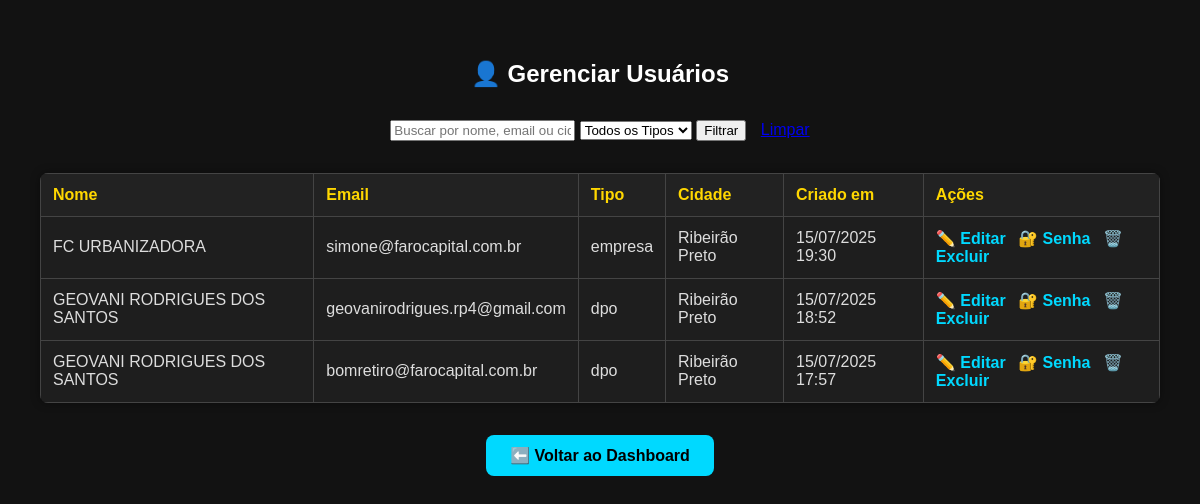
Page /admin/views/gerenciar_usuarios.php (signed in) on the committed database.
### tables this page shows
CREATE TABLE `usuarios` (
  `id` int(11) NOT NULL,
  `tipo_usuario` enum('empresa','dpo') NOT NULL,
  `email` varchar(100) NOT NULL,
  `senha` varchar(255) NOT NULL,
  `telefone` varchar(20) DEFAULT NULL,
  `razao_social` varchar(100) DEFAULT NULL,
  `nome_fantasia` varchar(100) DEFAULT NULL,
  `cnpj` varchar(20) DEFAULT NULL,
  `setor_atividade` varchar(100) DEFAULT NULL,
  `porte_empresa` varchar(50) DEFAULT NULL,
  `numero_funcionarios` int(11) DEFAULT NULL,
  `cpf` varchar(14) DEFAULT NULL,
  `nome_completo` varchar(100) DEFAULT NULL,
  `formacao_academica` varchar(100) DEFAULT NULL,
  `experiencia_anos` int(11) DEFAULT NULL,
  `certificacoes` text DEFAULT NULL,
  `cep` varchar(10) DEFAULT NULL,
  `cidade` varchar(100) DEFAULT NULL,
  `estado` varchar(2) DEFAULT NULL,
  `criado_em` timestamp NOT NULL DEFAULT current_timestamp(),
  `foto` varchar(255) DEFAULT NULL,
  `disponivel_para_contato` tinyint(1) DEFAULT 0
);

### admin/views/gerenciar_usuarios.php (the view, shortened to what this page needs)
<?php
require_once '../../config/conn.php';
$busca = $_GET['busca'] ?? '';
$sql = "SELECT * FROM usuarios WHERE 1=1";
$params = [];
$sql .= " ORDER BY criado_em DESC";
$stmt = $pdo->prepare($sql);
$stmt->execute($params);
$usuarios = $stmt->fetchAll(PDO::FETCH_ASSOC);
?>
<!DOCTYPE html>
<html lang="pt-BR">
<head>
    <link rel="stylesheet" href="../css/admin-usuarios.css">
</head>
<body>
    <h2>👤 Gerenciar Usuários</h2>
    <form method="GET" style="margin-bottom: 2rem; text-align: center;">
        <input type="text" name="busca" placeholder="Buscar por nome, email ou cidade" value="<?= htmlspecialchars($busca) ?>">
        <select name="tipo">
            <option value="">Todos os Tipos</option>
        </select>
        <button type="submit">Filtrar</button>
        <a href="gerenciar_usuarios.php" style="margin-left: 10px;">Limpar</a>
    </form>
    <table>
        <thead>
            <tr>
                <th>Nome</th>
                <th>Email</th>
                <th>Tipo</th>
                <th>Cidade</th>
                <th>Criado em</th>
                <th>Ações</th>
            </tr>
        </thead>
        <tbody>
            <?php foreach ($usuarios as $usuario): ?>
                <tr>
                    <td><?= htmlspecialchars($usuario['nome_completo'] ?? $usuario['razao_social']) ?></td>
                    <td><?= htmlspecialchars($usuario['email']) ?></td>
                    <td><?= htmlspecialchars($usuario['tipo_usuario']) ?></td>
                    <td><?= htmlspecialchars($usuario['cidade']) ?></td>
                    <td><?= date('d/m/Y H:i', strtotime($usuario['criado_em'])) ?></td>
                    <td class="acoes">
                        <a href="editar_usuario.php?id=<?= $usuario['id'] ?>">✏️ Editar</a>
                        <a href="alterar_senha_usuario.php?id=<?= $usuario['id'] ?>">🔐 Senha</a>
                        <a href="excluir_usuario.php?id=<?= $usuario['id'] ?>" onclick="return confirm('Tem certeza que deseja excluir este usuário?')">🗑️ Excluir</a>
                    </td>
                </tr>
            <?php endforeach ?>
        </tbody>
    </table>
    <div style="text-align: center; margin-top: 2rem;">
        <a href="../dashboard.php" class="btn-voltar">⬅️ Voltar ao Dashboard</a>
    </div>
</body>
</html>

### admin/css/admin-usuarios.css (style rules this page uses)
body { background: #121212; color: #fff; font-family: Arial, sans-serif; padding: 2rem; }
h2 { text-align: center; margin-bottom: 2rem; }
table { width: 100%; border-collapse: collapse; background: #1e1e1e; border-radius: 8px; overflow: hidden; box-shadow: 0 0 10px rgba(0,0,0,0.4); }
th, td { padding: 12px; border: 1px solid #444; text-align: left; }
th { background-color: #222; color: #ffd700; }
td { color: #ddd; }
.acoes a { margin-right: 8px; color: #00d9ff; text-decoration: none; font-weight: bold; }
.btn-voltar { display: inline-block; background-color: #00d9ff; color: #000; padding: 0.7rem 1.5rem; border-radius: 8px; text-decoration: none; font-weight: bold; transition: background 0.3s ease; }

### rows in the picture
usuarios: razao_social "FC URBANIZADORA", email "simone@farocapital.com.br", tipo_usuario "empresa", cidade "Ribeirão Preto", criado_em "15/07/2025 19:30"
usuarios: nome_completo "GEOVANI RODRIGUES DOS SANTOS", email "geovanirodrigues.rp4@gmail.com", tipo_usuario "dpo", cidade "Ribeirão Preto", criado_em "15/07/2025 18:52"
usuarios: nome_completo "GEOVANI RODRIGUES DOS SANTOS", email "bomretiro@farocapital.com.br", tipo_usuario "dpo", cidade "Ribeirão Preto", criado_em "15/07/2025 17:57"
